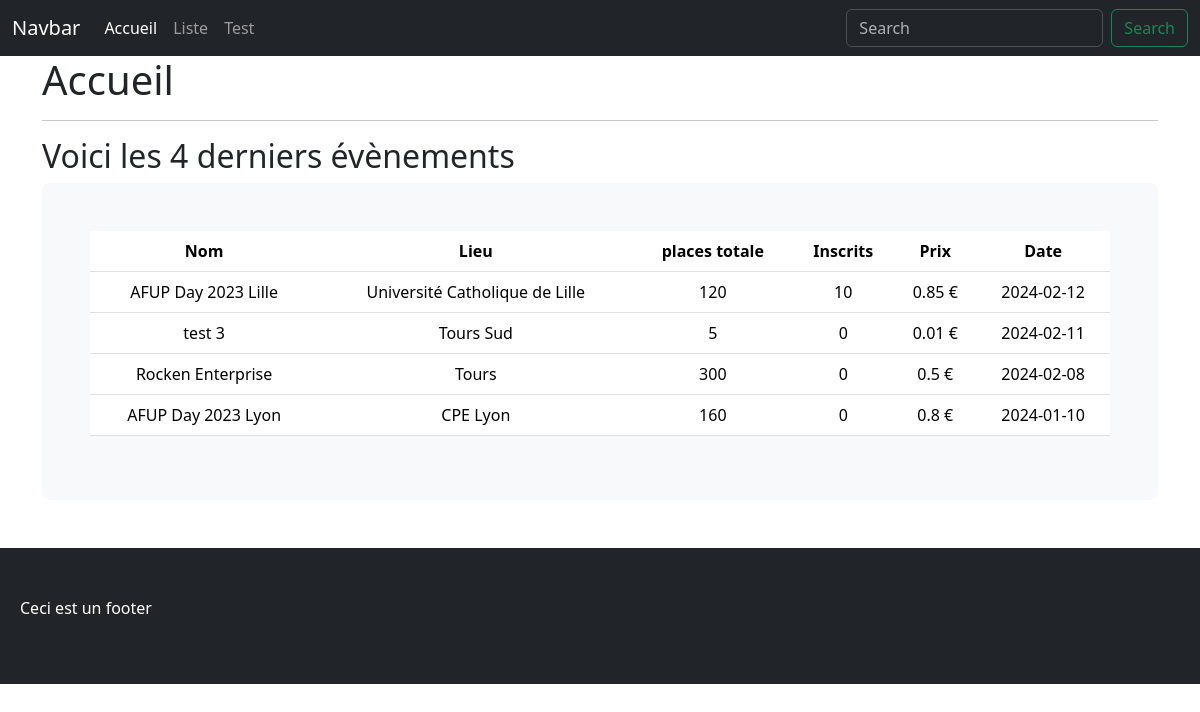
The page / on the database its author committed.
### tables this page shows
CREATE TABLE IF NOT EXISTS `evenement` (
  `id` smallint UNSIGNED NOT NULL AUTO_INCREMENT,
  `nom` varchar(255) NOT NULL,
  `lieu` varchar(255) NOT NULL,
  `places` mediumint UNSIGNED NOT NULL,
  `inscrits` mediumint UNSIGNED NOT NULL,
  `prix` mediumint UNSIGNED NOT NULL,
  `date` date NOT NULL,
  PRIMARY KEY (`id`)
);

### index.php (called while the page is built, shortened)
<?php
require_once './class/Event.php';
require_once './class/EventRequest.php';
require_once './class/Db.php';
$page = 'home';
$events = new EventRequest();
$homeEventDisplay = 4;
$eventsArray = $events -> getLastEvents($homeEventDisplay);
require_once "view/$page.php";

### class/Db.php (called while the page is built)
<?php
class Db {
    private static Db $instance;
    private PDO $connection;
    private function __construct()
    {
        try {
            $this->connection = new PDO(
                'mysql:host=localhost;dbname=test_php;charset=utf8',
                'root',
                '',
                [
                    PDO::ATTR_ERRMODE            => PDO::ERRMODE_EXCEPTION,
                    PDO::ATTR_DEFAULT_FETCH_MODE => PDO::FETCH_ASSOC,
                    PDO::ATTR_EMULATE_PREPARES   => false,
                ],
            );
        } catch (Exception $e) {
            exit("Connection failed : {$e->getMessage()}");
        }
    }
    public static function getInstance(): Db
    {
        if (!isset(self::$instance)) {
            self::$instance = new Db();
        }
        return self::$instance;
    }
    public function getConnection(): PDO
    {
        return $this->connection;
    }
}

### class/EventRequest.php (called while the page is built, shortened)
<?php
require_once 'AbstractRequest.php';
class EventRequest extends AbstractRequest {
    public function __construct(){
        $this->db = Db::getInstance()->getConnection();
    }
}

### class/AbstractRequest.php (called while the page is built, shortened)
<?php
abstract class AbstractRequest {
    protected string $table;
    public \PDO $db;
    public function __construct(){
        $this->db = Db::getInstance()->getConnection();
    }
    public function getLastEvents(int $limit) {
        $request = $this->db->prepare("SELECT * FROM {$this->table} ORDER BY date DESC LIMIT :limit");
        $request->bindValue(':limit', $limit, PDO::PARAM_INT);
        try {
            $request->execute();
        } catch (PDOException $e) {
            echo "Erreur : " . $e->getMessage();
        }
        return $request->fetchAll();
    }
}

### class/Event.php (called while the page is built, shortened)
<?php
class Event {
    private string $name = "";
    private string $location = "";
    private int $seat;
    private int $price;
    private int $registered;
    private \DateTimeImmutable $occurredAt;
    public function __construct(?int $id ,string $name, string $location, int $seat, int $price, int $registered, \DateTimeImmutable $occurredAt) {
        $this->name = $name;
        $this->location = $location;
        $this->seat = $seat;
        $this->price = $price;
        $this->registered = $registered;
        $this->occurredAt = $occurredAt;
    }
    public function getName(): string {
        return $this->name;
    }
    public function getLocation(): string {
        return $this->location;
    }
    public function getSeat(): int {
        return $this->seat;
    }
    public function getPrice(): int {
        return $this->price;
    }
    public function getRegistered(): int {
        return $this->registered;
    }
    public function getDate(): string {
        return $this->occurredAt->format("Y-m-d");
    }
}

### view/home.php (the view, shortened to what this page needs)
<?php
include_once '_header.php';
foreach ($eventsArray as $event){
    $newEvent = new Event($event['id'],$event['nom'], $event['lieu'], $event['places'], $event['prix'], $event['inscrits'],\DateTimeImmutable::createFromFormat('Y-m-d', $event['date']));
    $lastevenements[] = $newEvent;
}
?>
    <h1>Accueil</h1>
    <hr>
    <h2>Voici les <?= $homeEventDisplay ?> derniers évènements</h2>
    <div class="p-5 text-center bg-body-tertiary rounded-3">
        <table class="table">
            <thead>
                <tr>
                    <th scope="col">Nom</th>
                    <th scope="col">Lieu</th>
                    <th scope="col">places totale</th>
                    <th scope="col">Inscrits</th>
                    <th scope="col">Prix</th>
                    <th scope="col">Date</th>
                </tr>
            </thead>
            <tbody>
                <?php foreach ($lastevenements as $event) : ?>
                <tr>
                <td><?= htmlspecialchars($event->getName())?></td>
                <td><?= htmlspecialchars($event->getLocation())?></td>
                <td><?= htmlspecialchars($event->getSeat())?></td>
                <td><?= htmlspecialchars($event->getRegistered())?></td>
                <td><?= strval(intval(htmlspecialchars($event->getPrice())) / 100 ). ' €'?></td>
                <td><?= $event->getDate()?></td>
                </tr>
                <?php endforeach ; ?>
            </tbody>
        </table>
    </div>
<?php
include_once '_footer.php';

### view/_header.php (shortened to what this page needs)
<!DOCTYPE html>
<html lang="fr">
    <head>
        <link href="https://cdn.jsdelivr.net/npm/bootstrap@5.3.3/dist/css/bootstrap.min.css" rel="stylesheet"
>
    </head>
    <body>
        <header>
            <nav class="navbar navbar-expand-lg bg-dark" data-bs-theme="dark">
                <div class="container-fluid">
                    <a class="navbar-brand" href="#">Navbar</a>
                    <div class="collapse navbar-collapse" id="navbarSupportedContent">
                        <ul class="navbar-nav me-auto mb-2 mb-lg-0">
                            <li class="nav-item">
                                <a class="nav-link active" aria-current="page" href="index.php">Accueil</a>
                            </li>
                            <li class="nav-item">
                                <a class="nav-link" href="index.php?page=list">Liste</a>
                            </li>
                            <li class="nav-item">
                                <a class="nav-link" href="/test">Test</a>
                            </li>
                        </ul>
                        <form class="d-flex" role="search">
                            <input class="form-control me-2" type="search" placeholder="Search" aria-label="Search">
                            <button class="btn btn-outline-success" type="submit">Search</button>
                        </form>
                    </div>
                </div>
            </nav>
        </header>
        <main class="container">

### view/_footer.php (shortened to what this page needs)
        </main>
        <footer class="bd-footer py-4 py-md-5 mt-5 bg-dark text-white">
            <div>
                <p style="margin-left:20px;">Ceci est un footer</p>
            </div>
        </footer>
    </body>
</html>

### rows shown on the page
evenement: nom "AFUP Day 2023 Lille", lieu "Université Catholique de Lille", places "120", inscrits "10", intval(htmlspecialchars($event->getPrice()))/100 "0.85", Date "2024-02-12"
evenement: nom "test 3", lieu "Tours Sud", places "5", inscrits "0", intval(htmlspecialchars($event->getPrice()))/100 "0.01", Date "2024-02-11"
evenement: nom "Rocken Enterprise", lieu "Tours", places "300", inscrits "0", intval(htmlspecialchars($event->getPrice()))/100 "0.5", Date "2024-02-08"
evenement: nom "AFUP Day 2023 Lyon", lieu "CPE Lyon", places "160", inscrits "0", intval(htmlspecialchars($event->getPrice()))/100 "0.8", Date "2024-01-10"

### other values the page prints
$homeEventDisplay "4"
